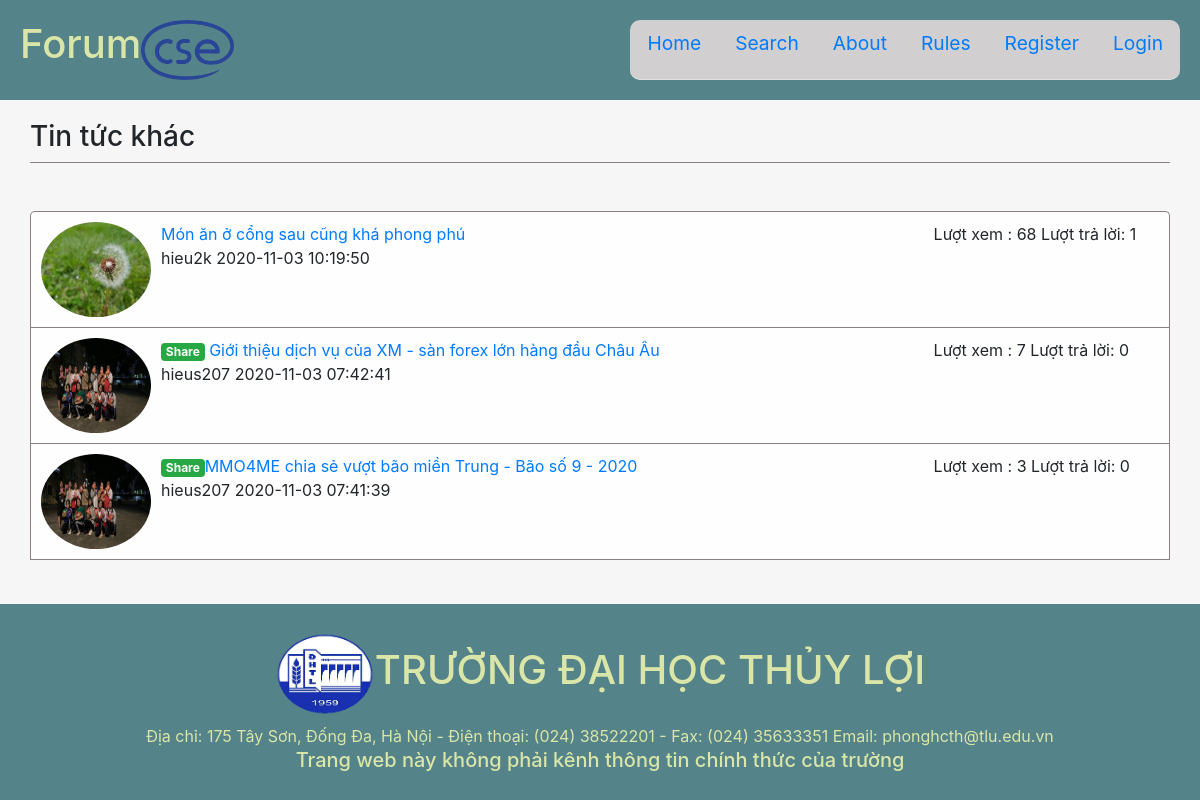
/Forum/index.php?controller=topics&action=index&tp_id=41, run on the app's committed database.
### tables this page shows
CREATE TABLE `topics` (
  `topic_id` int(11) NOT NULL,
  `title` varchar(255) NOT NULL,
  `description` varchar(255) DEFAULT NULL,
  `status` tinyint(4) NOT NULL DEFAULT 1,
  `zone_id` int(11) NOT NULL
);

CREATE TABLE `posts` (
  `post_id` int(11) NOT NULL,
  `title` varchar(255) NOT NULL,
  `create_at` timestamp NOT NULL DEFAULT current_timestamp(),
  `edit_at` timestamp NULL DEFAULT NULL,
  `body` text NOT NULL,
  `tags` varchar(255) DEFAULT NULL,
  `views` int(11) NOT NULL DEFAULT 0,
  `replys` int(11) NOT NULL DEFAULT 0,
  `status` tinyint(4) NOT NULL DEFAULT 1,
  `user_id` int(11) NOT NULL,
  `topic_id` int(11) NOT NULL,
  `mitopic_id` int(11) DEFAULT NULL
);

CREATE TABLE `users` (
  `user_id` int(11) NOT NULL,
  `username` varchar(60) NOT NULL,
  `fullname` varchar(60) NOT NULL,
  `email` varchar(255) NOT NULL,
  `avt` varchar(255) NOT NULL DEFAULT 'none.jpg',
  `password` varchar(255) NOT NULL,
  `code` varchar(255) DEFAULT NULL,
  `signature` varchar(255) DEFAULT NULL,
  `create_at` timestamp NOT NULL DEFAULT current_timestamp(),
  `admin` tinyint(4) NOT NULL DEFAULT 0,
  `status` tinyint(4) NOT NULL DEFAULT 1
);

### Forum/index.php (called while the page is built, shortened)
<?php
$action = isset($_GET['action']) ? $_GET['action'] : 'index';
$object = new $controller;
$object->$action();
?>

### Forum/models/model.php (called while the page is built, shortened)
<?php
    require_once("path.php");
    function openConnect(){
        $conn=mysqli_connect(HOST,USER,PASS,DB);
        return $conn;
    }
?>

### Forum/models/TopicModel.php (called while the page is built, shortened)
<?php
    require_once("model.php");
    class TopicModel{
        public $connection;
        function TopicModel($title='',$description=''){
            $this->connection=openConnect();
        }
        function getNamebyId($tp_id){
            $sql="SELECT title,status FROM ". self::TABLE ." WHERE topic_id='$tp_id'";
            $rs=mysqli_query($this->connection,$sql);
            $result=mysqli_fetch_assoc($rs);
            return $result;
        }
    }
?>

### Forum/models/PostModel.php (called while the page is built, shortened)
<?php
    require_once("model.php");
    class PostModel{
        public $connection;
        function PostModel($title="",$body="",$tags="",$user_id="",$topic_id="",$mitopic_id="",$edit_at=""){
            $this->connection=openConnect();
        }
        function getPostInTP($tp_id){
            $sql="SELECT p.*,u.username,u.user_id,u.avt FROM posts As p JOIN users as u ON p.user_id=u.user_id WHERE p.topic_id='$tp_id' ORDER BY p.post_id DESC";
            $rs=mysqli_query($this->connection,$sql);
            $result=mysqli_fetch_all($rs,MYSQLI_ASSOC);
            return $result;
        }
    }
?>

### Forum/path.php (called while the page is built, shortened)
<?php
    $BASE_URL="http://localhost:8080/Forum";
?>

### Forum/views/topics/id_topics.php (the view, shortened to what this page needs)
<?php include_once("path.php");
global $ROOT_PATH; ?>
<?php include($ROOT_PATH."/includes/headerp1.php");?>
<?php include($ROOT_PATH."/includes/headerp2.php");?>
    <div class="page-wrapper">
        <div class="main-page container">
            <div class="row">
                <div class="main-content col-md-12">
                    <div class="topic-title">
                        <h3><?php echo $tpname['title'];?></h3>
                    </div>
                    <div class="topic block-container">
                        <div class="block-body">
                            <div class="mitopic-tp">
                            </div>
                            <br>
                            <br>
                            <div class="post-body-tp">
                                <?php foreach ($posts as $post):?>
                                <?php if($post['mitopic_id']===NULL):?>
                                    <?php $data = explode(' ', $post['tags']);?>
                                <div class="post-content-tp d-flex">
                                    <img src="<?php echo $BASE_URL.'/assets/images/avt/'.$post['avt'];?>" alt="123" class="avt-tp rounded-circle">
                                    <div class="post-tp">
                                <div class="post-title-tp"><a href="<?php echo $BASE_URL."/index.php?controller=posts&action=index&p_id=".$post['post_id'];?>"><?php if(count($data)>1):?><span class="<?php echo $data[0].' '.$data[1];?>"><?php echo $data[2];?></span><?php endif;?><?php echo $post['title'];?></a></div>
                                        <div class="post-info-tp">
                                            <?php echo $post['username'];?>
                                            <?php echo $post['create_at'];?>
                                        </div>
                                    </div>
                                    <div class="statics">
                                        Lượt xem : <?php echo $post['views'];?>
                                        Lượt trả lời: <?php echo $post['replys'];?>
                                    </div>
                                </div>
                                <?php endif; ?>
                                <?php endforeach;?>
                            </div>
                        </div>
                    </div>
                </div>
            </div>
        </div>
    </div>
<?php include($ROOT_PATH."/includes/footer.php");?>

### Forum/assets/css/style.css (style rules this page uses)
html,body { padding:0; margin:0; height: 100%; background:#f6f6f6; }
* { box-sizing: border-box; }
.page-wrapper { min-height: calc(100% - 336px); }
.main-page { margin-top: 20px; width: 100%; }
.main-content { padding:0px; }
.mitopic-tp { border-top-left-radius: 5px; border-top-right-radius: 5px; background-color: #fefefe; border-left: 0.2px solid rgb(141, 127, 127); border-right: 0.2px solid rgb(141, 127, 127); border-top: 0.2px solid rgb(141, 127, 127); }
.post-body-tp { border-top-left-radius: 5px; border-top-right-radius: 5px; background-color: #fefefe; border-left: 0.2px solid rgb(141, 127, 127); border-right: 0.2px solid rgb(141, 127, 127); border-top: 0.2px solid rgb(141, 127, 127); }
.post-content-tp { border-bottom: 0.2px solid rgb(141, 127, 127); padding: 10px; }
.post-tp { width:70%; }
.post-title-tp,.post-info-tp { padding-left: 10px; }
.avt-tp { display: block; width: 110px; height: 95px; }

### data on the page
topics: title "Tin tức khác"
posts: user.avt (placeholder picture), title "Món ăn ở cổng sau cũng khá phong phú", user.username "hieu2k", create_at "2020-11-03 10:19:50", views "68", replys "1"
posts: user.avt (picture), tags "Share", title "Giới thiệu dịch vụ của XM - sàn forex lớn hàng đầu Châu Âu", user.username "hieus207", create_at "2020-11-03 07:42:41", views "7", replys "0"
posts: user.avt (picture), tags "Share", title "MMO4ME chia sẻ vượt bão miền Trung - Bão số 9 - 2020", user.username "hieus207", create_at "2020-11-03 07:41:39", views "3", replys "0"
